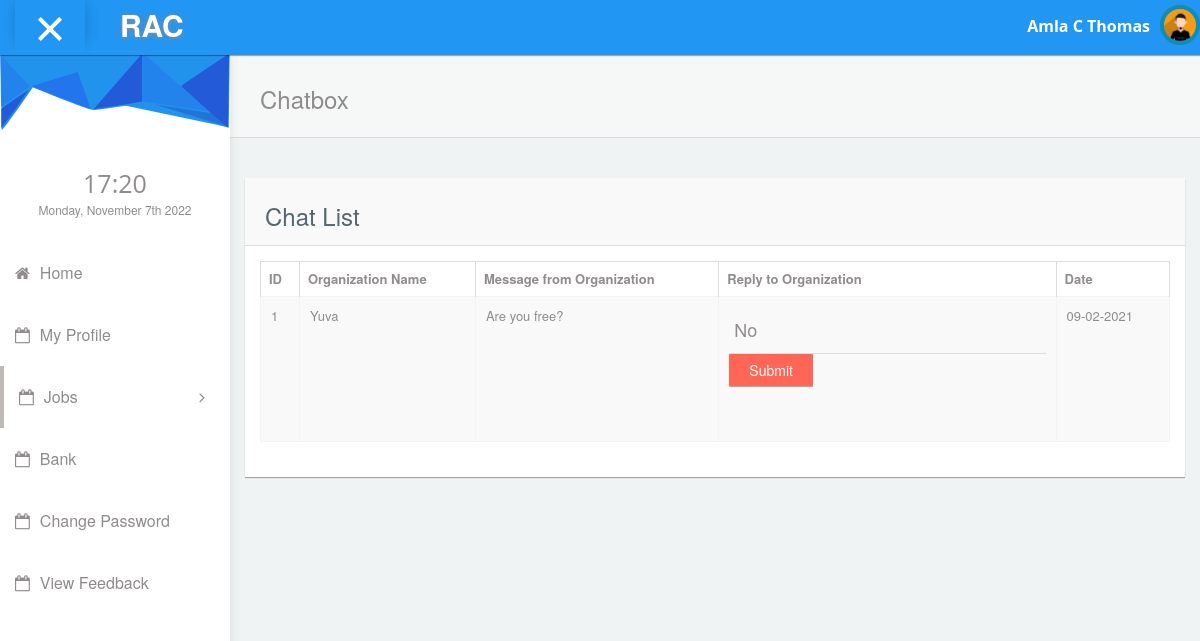
Screenshot of /freelancer/chatbox.php (signed in) with the database file from the repository.
### tables this page shows
CREATE TABLE IF NOT EXISTS `free_reg` (
  `fid` int(11) NOT NULL AUTO_INCREMENT,
  `name` varchar(100) NOT NULL,
  `address` text NOT NULL,
  `phno` varchar(20) NOT NULL,
  `degree` varchar(30) NOT NULL,
  `institution` varchar(100) NOT NULL,
  `university` varchar(100) NOT NULL,
  `other_quali` varchar(120) DEFAULT NULL,
  `work_exp` varchar(100) DEFAULT NULL,
  `work_place` varchar(70) DEFAULT NULL,
  `post` varchar(100) DEFAULT NULL,
  `years_worked` varchar(50) DEFAULT NULL,
  `current_status` varchar(30) NOT NULL,
  `area_of_study` varchar(100) DEFAULT NULL,
  `email` varchar(100) NOT NULL,
  `dob` date DEFAULT NULL,
  PRIMARY KEY (`fid`)
);

CREATE TABLE IF NOT EXISTS `chatbox` (
  `chat_id` int(11) NOT NULL AUTO_INCREMENT,
  `fid` int(11) NOT NULL,
  `oid` int(11) NOT NULL,
  `message` varchar(70) NOT NULL,
  `reply` varchar(70) NOT NULL,
  `date` date NOT NULL,
  PRIMARY KEY (`chat_id`)
);

CREATE TABLE IF NOT EXISTS `org_reg` (
  `oid` int(11) NOT NULL AUTO_INCREMENT,
  `org_name` varchar(100) NOT NULL,
  `location` varchar(100) DEFAULT NULL,
  `address` text NOT NULL,
  `country` varchar(30) NOT NULL,
  `state` varchar(40) NOT NULL,
  `city` varchar(50) NOT NULL,
  `pincode` int(10) DEFAULT NULL,
  `license_no` varchar(20) NOT NULL,
  `ph_no` varchar(15) NOT NULL,
  `email` varchar(100) NOT NULL,
  PRIMARY KEY (`oid`)
);

### connectionclass.php (called while the page is built, shortened)
<?php
class ConnectionClass
{
public $db=null;
public function open()
{
$this->db=mysqli_connect('localhost','root','','rent_a_coder') or die('Error: ' . mysqli_error($myConnection));
	}
public function GetTable($qry)
{
    try
	{
	$result=mysqli_query($this->db,$qry);
	if($result)
	{
	    $data = array();
		while ($row=mysqli_fetch_assoc($result))
		{
		$data[ ] = $row;
		}
		return $data;
		}
	else
	throw new  Exception(mysql_error());
	}
	catch(Exception $e)
	{
	return $e->getMessage();
	}
}
public function GetSingleData($qry)
{
  try
  {
      $result=mysqli_query($this->db,$qry);
	  if($result)
	  {
	         $row=mysqli_fetch_row($result) ;
			 return $row[0];
			 }
			 else
			 {
			     throw new Exception(mysqli_error($this->db));
			 }
    }
	catch(Exception $e)
	{
	         return $e->getMessage();
	}
 }
}
?>

### freelancer/chatbox.php (the view)
<?php
require_once('header.php');
require_once('../connectionclass.php');
$obj=new ConnectionClass();
$uname=$_SESSION['email'];
$qry="select * from chatbox c inner join org_reg r inner join free_reg fr on fr.fid=c.fid and r.oid=c.oid where fr.email='$uname'";
$result1=$obj->GetTable($qry);
?>
     <div id="content">
               <div class="panel box-shadow-none content-header">
                  <div class="panel-body">
                    <div class="col-md-12">
                        <h3 class="animated fadeInLeft">Chatbox</h3>
                    </div>
                  </div>
              </div>
              <div class="col-md-12 top-20 padding-0">
                <div class="col-md-12">
                  <div class="panel">
                    <div class="panel-heading"><h3>Chat List</h3></div>
                    <div class="panel-body">
                      <div class="responsive-table">
                      <table id="datatables-example" class="table table-striped table-bordered" width="100%" cellspacing="0">
                      <thead>
                          <tr>
            <th data-breakpoints="xs">ID</th>
            <th>Organization Name</th>
            <th>Message from Organization</th>
            <th>Reply to Organization</th>
            <th>Date</th>
          </tr>
        </thead>
        <tbody>
            <?php
            $i=0;
            foreach ($result1 as $res)
            {
                $i++;
            ?>
          <tr data-expanded="true">
            <td><?php echo $i;?></td>
            <td><?php echo $res['org_name'];?></td>
            <td><?php echo $res['message'];?></td>
            <td>
            <form class="cmxform"  method="post" action="codes/chat_exe.php?action=update&cid=<?php echo $res['chat_id'];?>">
              <div class="form-group form-animate-text">
                              <input type="text" class="form-text"  name="reply" value="<?php echo $res['reply'];?>" required="">
                               <input class="submit btn btn-danger" type="submit" value="Submit">
                              </div>
                          </form></td>
                          <td><?php echo $da=date("d-m-Y", strtotime($res['date']) );?></td>
          </tr>
          <?php
            }
            ?>
                      </tbody>
                        </table>
                      </div>
                  </div>
                </div>
              </div>
              </div>
            </div>
<?php require_once('footer.php'); ?>

### freelancer/header.php (shortened to what this page needs)
<!DOCTYPE html>
<html lang="en">
<head>
    <link rel="stylesheet" type="text/css" href="../admintemplate/css/bootstrap.min.css">
      <link rel="stylesheet" type="text/css" href="../admintemplate/css/plugins/font-awesome.min.css"/>
      <link rel="stylesheet" type="text/css" href="../admintemplate/css/plugins/simple-line-icons.css"/>
      <link rel="stylesheet" type="text/css" href="../admintemplate/css/plugins/animate.min.css"/>
      <link rel="stylesheet" type="text/css" href="../admintemplate/css/plugins/fullcalendar.min.css"/>
	<link href="../admintemplate/css/style.css" rel="stylesheet">
  </head>
<?php
require_once("../connectionclass.php");
$obj=new ConnectionClass();
$email=$_SESSION['email'];
$qry="select name from free_reg where email='$email'";
$name=$obj->GetSingleData($qry);
?>
 <body id="mimin" class="dashboard">
        <nav class="navbar navbar-default header navbar-fixed-top">
          <div class="col-md-12 nav-wrapper">
            <div class="navbar-header" style="width:100%;">
              <div class="opener-left-menu is-open">
                <span class="bottom"></span>
              </div>
                <a href="index.php" class="navbar-brand">
                 <b>RAC</b>
                </a>
              <ul class="nav navbar-nav navbar-right user-nav">
                <li class="user-name"><span><?php echo $name; ?></span></li>
                  <li class="dropdown avatar-dropdown">
                   <img src="../admintemplate/img/avatar.jpg" class="img-circle avatar" alt="user name" data-toggle="dropdown" aria-haspopup="true" aria-expanded="true"/>
                </li>
              </ul>
            </div>
          </div>
        </nav>
      <div class="container-fluid mimin-wrapper">
            <div id="left-menu">
              <div class="sub-left-menu scroll">
                <ul class="nav nav-list">
                    <li><div class="left-bg"></div></li>
                    <li class="time">
                      <h1 class="animated fadeInLeft" style="font-size: 25px;">21:00</h1>
                      <p class="animated fadeInRight">Sat,October 1st 2029</p>
                    </li>
                     <li class="ripple"><a href="index.php"><span class="fa fa-home"></span>Home</a></li>
                      <li class="ripple"><a href="profile.php"><span class="fa fa-calendar-o"></span>My Profile</a></li>
                     <li class="active ripple">
                      <a class="tree-toggle nav-header"><span class="fa-calendar-o fa"></span>Jobs
                        <span class="fa-angle-right fa right-arrow text-right"></span>
                      </a>
                    </li>
                   <li class="ripple"><a href="bank.php"><span class="fa fa-calendar-o"></span>Bank</a></li>
                   <li class="ripple"><a href="changepassword.php"><span class="fa fa-calendar-o"></span>Change Password</a></li>
                   <li class="ripple"><a href="viewfeedback.php"><span class="fa fa-calendar-o"></span>View Feedback</a></li>
                       </ul>
                </div>
            </div>

### rows the page displays
free_reg: name "Amla C Thomas"
chatbox: oid.org_name "Yuva", message "Are you free?", reply "No", date "09-02-2021"
